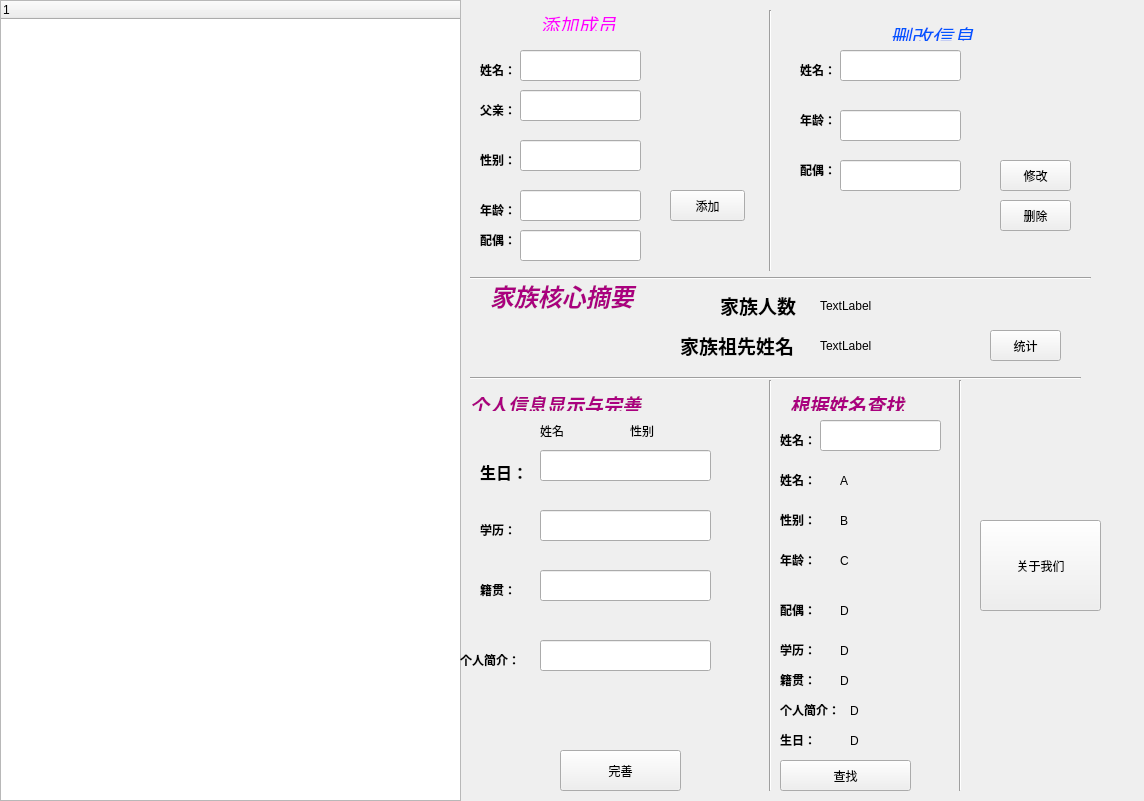
<?xml version="1.0" encoding="UTF-8"?>
<ui version="4.0">
 <class>TreeDisplay</class>
 <widget class="QWidget" name="TreeDisplay">
  <property name="geometry">
   <rect>
    <x>0</x>
    <y>0</y>
    <width>1144</width>
    <height>801</height>
   </rect>
  </property>
  <property name="windowTitle">
   <string>Form</string>
  </property>
  <widget class="QTreeWidget" name="treeWidget">
   <property name="geometry">
    <rect>
     <x>0</x>
     <y>0</y>
     <width>461</width>
     <height>801</height>
    </rect>
   </property>
   <column>
    <property name="text">
     <string notr="true">1</string>
    </property>
   </column>
  </widget>
  <widget class="Line" name="line">
   <property name="geometry">
    <rect>
     <x>470</x>
     <y>270</y>
     <width>621</width>
     <height>16</height>
    </rect>
   </property>
   <property name="orientation">
    <enum>Qt::Horizontal</enum>
   </property>
  </widget>
  <widget class="Line" name="line_2">
   <property name="geometry">
    <rect>
     <x>760</x>
     <y>10</y>
     <width>20</width>
     <height>261</height>
    </rect>
   </property>
   <property name="orientation">
    <enum>Qt::Vertical</enum>
   </property>
  </widget>
  <widget class="QLabel" name="label">
   <property name="geometry">
    <rect>
     <x>540</x>
     <y>10</y>
     <width>81</width>
     <height>21</height>
    </rect>
   </property>
   <property name="text">
    <string>&lt;html&gt;&lt;head/&gt;&lt;body&gt;&lt;p&gt;&lt;span style=&quot; font-size:14pt; font-style:italic; color:#ff00ff;&quot;&gt;添加成员&lt;/span&gt;&lt;/p&gt;&lt;/body&gt;&lt;/html&gt;</string>
   </property>
  </widget>
  <widget class="QLabel" name="label_2">
   <property name="geometry">
    <rect>
     <x>480</x>
     <y>60</y>
     <width>71</width>
     <height>21</height>
    </rect>
   </property>
   <property name="text">
    <string>&lt;html&gt;&lt;head/&gt;&lt;body&gt;&lt;p&gt;&lt;span style=&quot; font-weight:600;&quot;&gt;姓名：&lt;/span&gt;&lt;/p&gt;&lt;/body&gt;&lt;/html&gt;</string>
   </property>
  </widget>
  <widget class="QLabel" name="label_3">
   <property name="geometry">
    <rect>
     <x>480</x>
     <y>100</y>
     <width>71</width>
     <height>21</height>
    </rect>
   </property>
   <property name="text">
    <string>&lt;html&gt;&lt;head/&gt;&lt;body&gt;&lt;p&gt;&lt;span style=&quot; font-weight:600;&quot;&gt;父亲：&lt;/span&gt;&lt;/p&gt;&lt;/body&gt;&lt;/html&gt;</string>
   </property>
  </widget>
  <widget class="QLabel" name="label_4">
   <property name="geometry">
    <rect>
     <x>480</x>
     <y>150</y>
     <width>71</width>
     <height>21</height>
    </rect>
   </property>
   <property name="text">
    <string>&lt;html&gt;&lt;head/&gt;&lt;body&gt;&lt;p&gt;&lt;span style=&quot; font-weight:600;&quot;&gt;性别：&lt;/span&gt;&lt;/p&gt;&lt;/body&gt;&lt;/html&gt;</string>
   </property>
  </widget>
  <widget class="QLabel" name="label_5">
   <property name="geometry">
    <rect>
     <x>480</x>
     <y>200</y>
     <width>71</width>
     <height>21</height>
    </rect>
   </property>
   <property name="text">
    <string>&lt;html&gt;&lt;head/&gt;&lt;body&gt;&lt;p&gt;&lt;span style=&quot; font-weight:600;&quot;&gt;年龄：&lt;/span&gt;&lt;/p&gt;&lt;/body&gt;&lt;/html&gt;</string>
   </property>
  </widget>
  <widget class="QLineEdit" name="Edit_name">
   <property name="geometry">
    <rect>
     <x>520</x>
     <y>50</y>
     <width>121</width>
     <height>31</height>
    </rect>
   </property>
  </widget>
  <widget class="QLineEdit" name="Edit_father">
   <property name="geometry">
    <rect>
     <x>520</x>
     <y>90</y>
     <width>121</width>
     <height>31</height>
    </rect>
   </property>
  </widget>
  <widget class="QLineEdit" name="Edit_sex">
   <property name="geometry">
    <rect>
     <x>520</x>
     <y>140</y>
     <width>121</width>
     <height>31</height>
    </rect>
   </property>
  </widget>
  <widget class="QLineEdit" name="Edit_age">
   <property name="geometry">
    <rect>
     <x>520</x>
     <y>190</y>
     <width>121</width>
     <height>31</height>
    </rect>
   </property>
  </widget>
  <widget class="QPushButton" name="btn_add">
   <property name="geometry">
    <rect>
     <x>670</x>
     <y>190</y>
     <width>75</width>
     <height>31</height>
    </rect>
   </property>
   <property name="text">
    <string>添加</string>
   </property>
  </widget>
  <widget class="QLabel" name="label_6">
   <property name="geometry">
    <rect>
     <x>890</x>
     <y>20</y>
     <width>91</width>
     <height>21</height>
    </rect>
   </property>
   <property name="text">
    <string>&lt;html&gt;&lt;head/&gt;&lt;body&gt;&lt;p&gt;&lt;span style=&quot; font-size:16pt; font-style:italic; color:#0055ff;&quot;&gt;删改信息&lt;/span&gt;&lt;/p&gt;&lt;/body&gt;&lt;/html&gt;</string>
   </property>
  </widget>
  <widget class="QLabel" name="label_7">
   <property name="geometry">
    <rect>
     <x>800</x>
     <y>60</y>
     <width>71</width>
     <height>21</height>
    </rect>
   </property>
   <property name="text">
    <string>&lt;html&gt;&lt;head/&gt;&lt;body&gt;&lt;p&gt;&lt;span style=&quot; font-weight:600;&quot;&gt;姓名：&lt;/span&gt;&lt;/p&gt;&lt;/body&gt;&lt;/html&gt;</string>
   </property>
  </widget>
  <widget class="QLabel" name="label_9">
   <property name="geometry">
    <rect>
     <x>800</x>
     <y>110</y>
     <width>71</width>
     <height>21</height>
    </rect>
   </property>
   <property name="text">
    <string>&lt;html&gt;&lt;head/&gt;&lt;body&gt;&lt;p&gt;&lt;span style=&quot; font-weight:600;&quot;&gt;年龄：&lt;/span&gt;&lt;/p&gt;&lt;/body&gt;&lt;/html&gt;</string>
   </property>
  </widget>
  <widget class="QLineEdit" name="change_name">
   <property name="geometry">
    <rect>
     <x>840</x>
     <y>50</y>
     <width>121</width>
     <height>31</height>
    </rect>
   </property>
  </widget>
  <widget class="QLineEdit" name="change_age">
   <property name="geometry">
    <rect>
     <x>840</x>
     <y>110</y>
     <width>121</width>
     <height>31</height>
    </rect>
   </property>
  </widget>
  <widget class="QPushButton" name="btn_change">
   <property name="geometry">
    <rect>
     <x>1000</x>
     <y>160</y>
     <width>71</width>
     <height>31</height>
    </rect>
   </property>
   <property name="text">
    <string>修改</string>
   </property>
  </widget>
  <widget class="QPushButton" name="btn_delete">
   <property name="geometry">
    <rect>
     <x>1000</x>
     <y>200</y>
     <width>71</width>
     <height>31</height>
    </rect>
   </property>
   <property name="text">
    <string>删除</string>
   </property>
  </widget>
  <widget class="Line" name="line_3">
   <property name="geometry">
    <rect>
     <x>470</x>
     <y>370</y>
     <width>611</width>
     <height>16</height>
    </rect>
   </property>
   <property name="orientation">
    <enum>Qt::Horizontal</enum>
   </property>
  </widget>
  <widget class="QLabel" name="label_8">
   <property name="geometry">
    <rect>
     <x>490</x>
     <y>270</y>
     <width>181</width>
     <height>51</height>
    </rect>
   </property>
   <property name="text">
    <string>&lt;html&gt;&lt;head/&gt;&lt;body&gt;&lt;p&gt;&lt;span style=&quot; font-size:18pt; font-weight:600; font-style:italic; color:#aa007f;&quot;&gt;家族核心摘要&lt;/span&gt;&lt;/p&gt;&lt;/body&gt;&lt;/html&gt;</string>
   </property>
  </widget>
  <widget class="QLabel" name="label_10">
   <property name="geometry">
    <rect>
     <x>720</x>
     <y>290</y>
     <width>101</width>
     <height>31</height>
    </rect>
   </property>
   <property name="text">
    <string>&lt;html&gt;&lt;head/&gt;&lt;body&gt;&lt;p&gt;&lt;span style=&quot; font-size:14pt; font-weight:600;&quot;&gt;家族人数&lt;/span&gt;&lt;/p&gt;&lt;/body&gt;&lt;/html&gt;</string>
   </property>
  </widget>
  <widget class="QLabel" name="label_11">
   <property name="geometry">
    <rect>
     <x>680</x>
     <y>330</y>
     <width>121</width>
     <height>31</height>
    </rect>
   </property>
   <property name="text">
    <string>&lt;html&gt;&lt;head/&gt;&lt;body&gt;&lt;p&gt;&lt;span style=&quot; font-size:14pt; font-weight:600;&quot;&gt;家族祖先姓名：&lt;/span&gt;&lt;/p&gt;&lt;/body&gt;&lt;/html&gt;</string>
   </property>
  </widget>
  <widget class="QLabel" name="info_num">
   <property name="geometry">
    <rect>
     <x>820</x>
     <y>290</y>
     <width>71</width>
     <height>31</height>
    </rect>
   </property>
   <property name="text">
    <string>TextLabel</string>
   </property>
  </widget>
  <widget class="QLabel" name="info_ancestor">
   <property name="geometry">
    <rect>
     <x>820</x>
     <y>330</y>
     <width>71</width>
     <height>31</height>
    </rect>
   </property>
   <property name="text">
    <string>TextLabel</string>
   </property>
  </widget>
  <widget class="QPushButton" name="btn_analysis">
   <property name="geometry">
    <rect>
     <x>990</x>
     <y>330</y>
     <width>71</width>
     <height>31</height>
    </rect>
   </property>
   <property name="text">
    <string>统计</string>
   </property>
  </widget>
  <widget class="Line" name="line_4">
   <property name="geometry">
    <rect>
     <x>760</x>
     <y>380</y>
     <width>20</width>
     <height>411</height>
    </rect>
   </property>
   <property name="orientation">
    <enum>Qt::Vertical</enum>
   </property>
  </widget>
  <widget class="QLabel" name="label_12">
   <property name="geometry">
    <rect>
     <x>470</x>
     <y>390</y>
     <width>191</width>
     <height>21</height>
    </rect>
   </property>
   <property name="text">
    <string>&lt;html&gt;&lt;head/&gt;&lt;body&gt;&lt;p&gt;&lt;span style=&quot; font-size:14pt; font-weight:600; font-style:italic; color:#aa007f;&quot;&gt;个人信息显示与完善&lt;/span&gt;&lt;/p&gt;&lt;/body&gt;&lt;/html&gt;</string>
   </property>
  </widget>
  <widget class="QLabel" name="label_name">
   <property name="geometry">
    <rect>
     <x>540</x>
     <y>420</y>
     <width>81</width>
     <height>21</height>
    </rect>
   </property>
   <property name="text">
    <string>姓名</string>
   </property>
  </widget>
  <widget class="QLineEdit" name="Edit_Intro">
   <property name="geometry">
    <rect>
     <x>540</x>
     <y>640</y>
     <width>171</width>
     <height>31</height>
    </rect>
   </property>
  </widget>
  <widget class="QLineEdit" name="Edit_Address">
   <property name="geometry">
    <rect>
     <x>540</x>
     <y>570</y>
     <width>171</width>
     <height>31</height>
    </rect>
   </property>
  </widget>
  <widget class="QLabel" name="label_13">
   <property name="geometry">
    <rect>
     <x>480</x>
     <y>580</y>
     <width>71</width>
     <height>21</height>
    </rect>
   </property>
   <property name="text">
    <string>&lt;html&gt;&lt;head/&gt;&lt;body&gt;&lt;p&gt;&lt;span style=&quot; font-weight:600;&quot;&gt;籍贯：&lt;/span&gt;&lt;/p&gt;&lt;/body&gt;&lt;/html&gt;</string>
   </property>
  </widget>
  <widget class="QLineEdit" name="Edit_birth">
   <property name="geometry">
    <rect>
     <x>540</x>
     <y>450</y>
     <width>171</width>
     <height>31</height>
    </rect>
   </property>
  </widget>
  <widget class="QLineEdit" name="Edit_Degree">
   <property name="geometry">
    <rect>
     <x>540</x>
     <y>510</y>
     <width>171</width>
     <height>31</height>
    </rect>
   </property>
  </widget>
  <widget class="QLabel" name="label_14">
   <property name="geometry">
    <rect>
     <x>460</x>
     <y>650</y>
     <width>71</width>
     <height>21</height>
    </rect>
   </property>
   <property name="text">
    <string>&lt;html&gt;&lt;head/&gt;&lt;body&gt;&lt;p&gt;&lt;span style=&quot; font-weight:600;&quot;&gt;个人简介：&lt;/span&gt;&lt;/p&gt;&lt;/body&gt;&lt;/html&gt;</string>
   </property>
  </widget>
  <widget class="QLabel" name="label_15">
   <property name="geometry">
    <rect>
     <x>480</x>
     <y>520</y>
     <width>71</width>
     <height>21</height>
    </rect>
   </property>
   <property name="text">
    <string>&lt;html&gt;&lt;head/&gt;&lt;body&gt;&lt;p&gt;&lt;span style=&quot; font-weight:600;&quot;&gt;学历：&lt;/span&gt;&lt;/p&gt;&lt;/body&gt;&lt;/html&gt;</string>
   </property>
  </widget>
  <widget class="QLabel" name="label_16">
   <property name="geometry">
    <rect>
     <x>480</x>
     <y>460</y>
     <width>71</width>
     <height>21</height>
    </rect>
   </property>
   <property name="text">
    <string>&lt;html&gt;&lt;head/&gt;&lt;body&gt;&lt;p&gt;&lt;span style=&quot; font-size:12pt; font-weight:600;&quot;&gt;生日：&lt;/span&gt;&lt;/p&gt;&lt;/body&gt;&lt;/html&gt;</string>
   </property>
  </widget>
  <widget class="QPushButton" name="btn_refine">
   <property name="geometry">
    <rect>
     <x>560</x>
     <y>750</y>
     <width>121</width>
     <height>41</height>
    </rect>
   </property>
   <property name="text">
    <string>完善</string>
   </property>
  </widget>
  <widget class="QLabel" name="label_sex">
   <property name="geometry">
    <rect>
     <x>630</x>
     <y>420</y>
     <width>81</width>
     <height>21</height>
    </rect>
   </property>
   <property name="text">
    <string>性别</string>
   </property>
  </widget>
  <widget class="QLabel" name="label_17">
   <property name="geometry">
    <rect>
     <x>790</x>
     <y>390</y>
     <width>191</width>
     <height>21</height>
    </rect>
   </property>
   <property name="text">
    <string>&lt;html&gt;&lt;head/&gt;&lt;body&gt;&lt;p&gt;&lt;span style=&quot; font-size:14pt; font-weight:600; font-style:italic; color:#aa007f;&quot;&gt;根据姓名查找&lt;/span&gt;&lt;/p&gt;&lt;/body&gt;&lt;/html&gt;</string>
   </property>
  </widget>
  <widget class="QLineEdit" name="Edit_Search">
   <property name="geometry">
    <rect>
     <x>820</x>
     <y>420</y>
     <width>121</width>
     <height>31</height>
    </rect>
   </property>
  </widget>
  <widget class="QLabel" name="label_18">
   <property name="geometry">
    <rect>
     <x>780</x>
     <y>430</y>
     <width>71</width>
     <height>21</height>
    </rect>
   </property>
   <property name="text">
    <string>&lt;html&gt;&lt;head/&gt;&lt;body&gt;&lt;p&gt;&lt;span style=&quot; font-weight:600;&quot;&gt;姓名：&lt;/span&gt;&lt;/p&gt;&lt;/body&gt;&lt;/html&gt;</string>
   </property>
  </widget>
  <widget class="QLabel" name="search_name">
   <property name="geometry">
    <rect>
     <x>840</x>
     <y>470</y>
     <width>81</width>
     <height>21</height>
    </rect>
   </property>
   <property name="text">
    <string>A</string>
   </property>
  </widget>
  <widget class="QLabel" name="search_sex">
   <property name="geometry">
    <rect>
     <x>840</x>
     <y>510</y>
     <width>81</width>
     <height>21</height>
    </rect>
   </property>
   <property name="text">
    <string>B</string>
   </property>
  </widget>
  <widget class="QLabel" name="search_age">
   <property name="geometry">
    <rect>
     <x>840</x>
     <y>550</y>
     <width>81</width>
     <height>21</height>
    </rect>
   </property>
   <property name="text">
    <string>C</string>
   </property>
  </widget>
  <widget class="QLabel" name="search_spouse">
   <property name="geometry">
    <rect>
     <x>840</x>
     <y>600</y>
     <width>81</width>
     <height>21</height>
    </rect>
   </property>
   <property name="text">
    <string>D</string>
   </property>
  </widget>
  <widget class="QLabel" name="label_19">
   <property name="geometry">
    <rect>
     <x>780</x>
     <y>470</y>
     <width>71</width>
     <height>21</height>
    </rect>
   </property>
   <property name="text">
    <string>&lt;html&gt;&lt;head/&gt;&lt;body&gt;&lt;p&gt;&lt;span style=&quot; font-weight:600;&quot;&gt;姓名：&lt;/span&gt;&lt;/p&gt;&lt;/body&gt;&lt;/html&gt;</string>
   </property>
  </widget>
  <widget class="QLabel" name="label_20">
   <property name="geometry">
    <rect>
     <x>780</x>
     <y>510</y>
     <width>71</width>
     <height>21</height>
    </rect>
   </property>
   <property name="text">
    <string>&lt;html&gt;&lt;head/&gt;&lt;body&gt;&lt;p&gt;&lt;span style=&quot; font-weight:600;&quot;&gt;性别：&lt;/span&gt;&lt;/p&gt;&lt;/body&gt;&lt;/html&gt;</string>
   </property>
  </widget>
  <widget class="QLabel" name="label_21">
   <property name="geometry">
    <rect>
     <x>780</x>
     <y>550</y>
     <width>71</width>
     <height>21</height>
    </rect>
   </property>
   <property name="text">
    <string>&lt;html&gt;&lt;head/&gt;&lt;body&gt;&lt;p&gt;&lt;span style=&quot; font-weight:600;&quot;&gt;年龄：&lt;/span&gt;&lt;/p&gt;&lt;/body&gt;&lt;/html&gt;</string>
   </property>
  </widget>
  <widget class="QLabel" name="label_22">
   <property name="geometry">
    <rect>
     <x>780</x>
     <y>600</y>
     <width>71</width>
     <height>21</height>
    </rect>
   </property>
   <property name="text">
    <string>&lt;html&gt;&lt;head/&gt;&lt;body&gt;&lt;p&gt;&lt;span style=&quot; font-weight:600;&quot;&gt;配偶：&lt;/span&gt;&lt;/p&gt;&lt;/body&gt;&lt;/html&gt;</string>
   </property>
  </widget>
  <widget class="QPushButton" name="btn_search">
   <property name="geometry">
    <rect>
     <x>780</x>
     <y>760</y>
     <width>131</width>
     <height>31</height>
    </rect>
   </property>
   <property name="text">
    <string>查找</string>
   </property>
  </widget>
  <widget class="Line" name="line_5">
   <property name="geometry">
    <rect>
     <x>950</x>
     <y>380</y>
     <width>20</width>
     <height>411</height>
    </rect>
   </property>
   <property name="orientation">
    <enum>Qt::Vertical</enum>
   </property>
  </widget>
  <widget class="QPushButton" name="btn_show">
   <property name="geometry">
    <rect>
     <x>980</x>
     <y>520</y>
     <width>121</width>
     <height>91</height>
    </rect>
   </property>
   <property name="text">
    <string>关于我们</string>
   </property>
  </widget>
  <widget class="QLabel" name="label_23">
   <property name="geometry">
    <rect>
     <x>780</x>
     <y>640</y>
     <width>71</width>
     <height>21</height>
    </rect>
   </property>
   <property name="text">
    <string>&lt;html&gt;&lt;head/&gt;&lt;body&gt;&lt;p&gt;&lt;span style=&quot; font-weight:600;&quot;&gt;学历：&lt;/span&gt;&lt;/p&gt;&lt;/body&gt;&lt;/html&gt;</string>
   </property>
  </widget>
  <widget class="QLabel" name="label_24">
   <property name="geometry">
    <rect>
     <x>780</x>
     <y>670</y>
     <width>71</width>
     <height>21</height>
    </rect>
   </property>
   <property name="text">
    <string>&lt;html&gt;&lt;head/&gt;&lt;body&gt;&lt;p&gt;&lt;span style=&quot; font-weight:600;&quot;&gt;籍贯：&lt;/span&gt;&lt;/p&gt;&lt;/body&gt;&lt;/html&gt;</string>
   </property>
  </widget>
  <widget class="QLabel" name="label_25">
   <property name="geometry">
    <rect>
     <x>780</x>
     <y>700</y>
     <width>71</width>
     <height>21</height>
    </rect>
   </property>
   <property name="text">
    <string>&lt;html&gt;&lt;head/&gt;&lt;body&gt;&lt;p&gt;&lt;span style=&quot; font-weight:600;&quot;&gt;个人简介：&lt;/span&gt;&lt;/p&gt;&lt;/body&gt;&lt;/html&gt;</string>
   </property>
  </widget>
  <widget class="QLabel" name="search_degree">
   <property name="geometry">
    <rect>
     <x>840</x>
     <y>640</y>
     <width>81</width>
     <height>21</height>
    </rect>
   </property>
   <property name="text">
    <string>D</string>
   </property>
  </widget>
  <widget class="QLabel" name="search_address">
   <property name="geometry">
    <rect>
     <x>840</x>
     <y>670</y>
     <width>81</width>
     <height>21</height>
    </rect>
   </property>
   <property name="text">
    <string>D</string>
   </property>
  </widget>
  <widget class="QLabel" name="search_intro">
   <property name="geometry">
    <rect>
     <x>850</x>
     <y>700</y>
     <width>81</width>
     <height>21</height>
    </rect>
   </property>
   <property name="text">
    <string>D</string>
   </property>
  </widget>
  <widget class="QLabel" name="label_26">
   <property name="geometry">
    <rect>
     <x>480</x>
     <y>230</y>
     <width>71</width>
     <height>21</height>
    </rect>
   </property>
   <property name="text">
    <string>&lt;html&gt;&lt;head/&gt;&lt;body&gt;&lt;p&gt;&lt;span style=&quot; font-weight:600;&quot;&gt;配偶：&lt;/span&gt;&lt;/p&gt;&lt;/body&gt;&lt;/html&gt;</string>
   </property>
  </widget>
  <widget class="QLineEdit" name="Edit_spouse">
   <property name="geometry">
    <rect>
     <x>520</x>
     <y>230</y>
     <width>121</width>
     <height>31</height>
    </rect>
   </property>
  </widget>
  <widget class="QLabel" name="label_27">
   <property name="geometry">
    <rect>
     <x>800</x>
     <y>160</y>
     <width>71</width>
     <height>21</height>
    </rect>
   </property>
   <property name="text">
    <string>&lt;html&gt;&lt;head/&gt;&lt;body&gt;&lt;p&gt;&lt;span style=&quot; font-weight:600;&quot;&gt;配偶：&lt;/span&gt;&lt;/p&gt;&lt;/body&gt;&lt;/html&gt;</string>
   </property>
  </widget>
  <widget class="QLineEdit" name="change_spouse">
   <property name="geometry">
    <rect>
     <x>840</x>
     <y>160</y>
     <width>121</width>
     <height>31</height>
    </rect>
   </property>
  </widget>
  <widget class="QLabel" name="label_28">
   <property name="geometry">
    <rect>
     <x>780</x>
     <y>730</y>
     <width>71</width>
     <height>21</height>
    </rect>
   </property>
   <property name="text">
    <string>&lt;html&gt;&lt;head/&gt;&lt;body&gt;&lt;p&gt;&lt;span style=&quot; font-weight:600;&quot;&gt;生日：&lt;/span&gt;&lt;/p&gt;&lt;/body&gt;&lt;/html&gt;</string>
   </property>
  </widget>
  <widget class="QLabel" name="search_birth">
   <property name="geometry">
    <rect>
     <x>850</x>
     <y>730</y>
     <width>81</width>
     <height>21</height>
    </rect>
   </property>
   <property name="text">
    <string>D</string>
   </property>
  </widget>
 </widget>
 <resources/>
 <connections/>
</ui>
